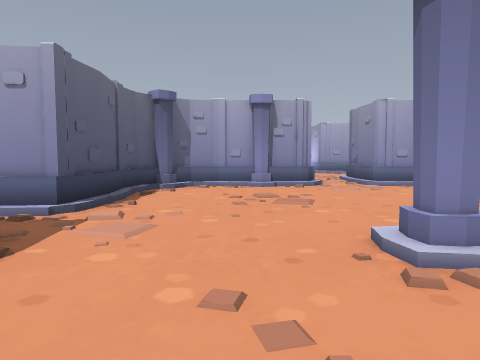
view 1 (above)

14 first-person views from a walk through a level from a Godot 3-D game. The camera is 1.4 m above the floor, tilts 4° down and sees 70° across. The floor is counted in squares, 2 m on a side. Each view is taken from the middle of a square. On the plan, view 1 faces up. The plan holds only what a view shows up to about 11 squares ahead; the rest is blank. The place goes on beyond the plan. Some surface patterns are stand-ins.

view 2
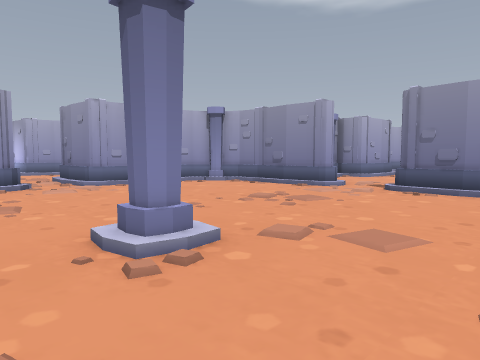

view 3
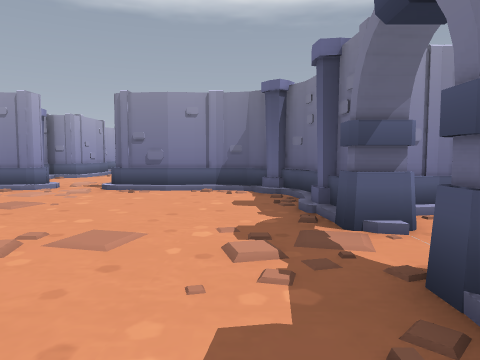

view 4
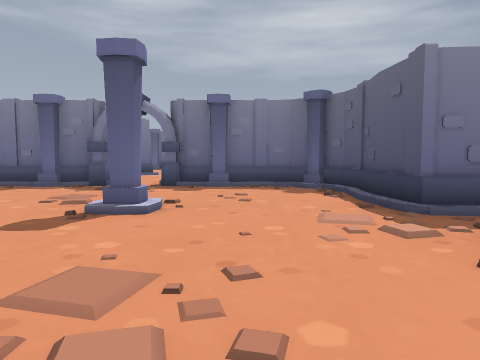

view 5
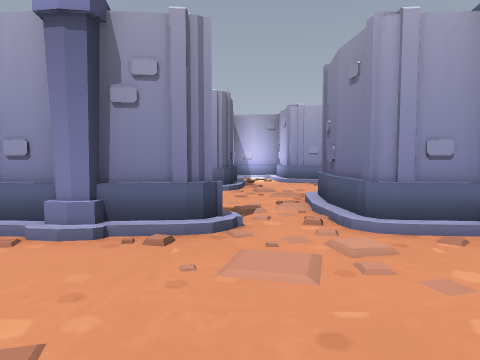

view 6
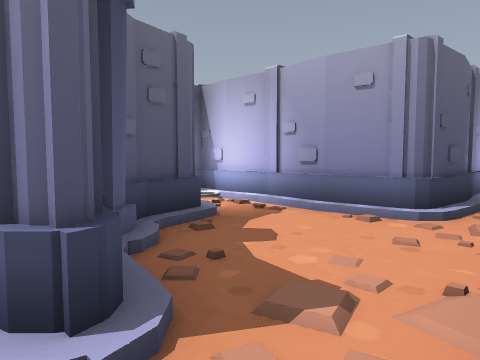

view 7
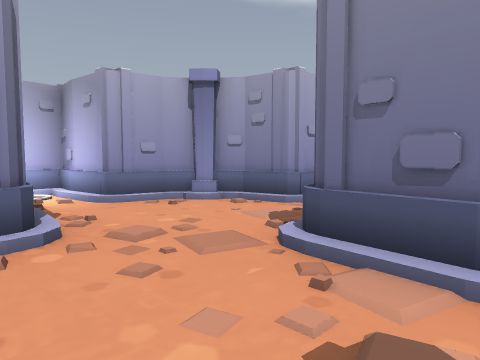

view 8
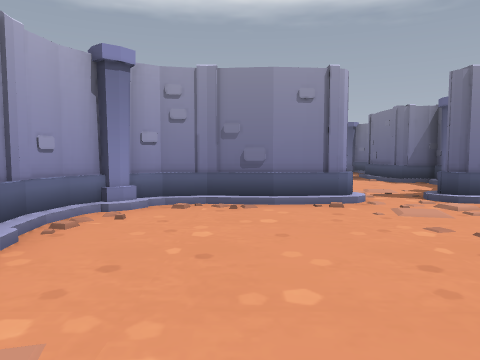

view 9
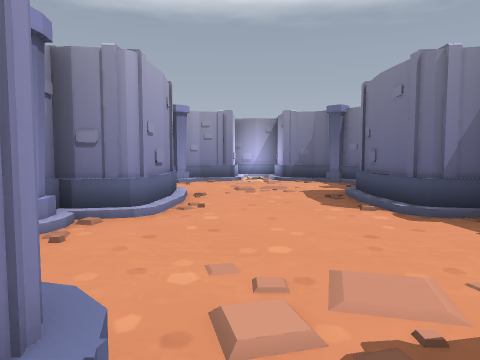

view 10
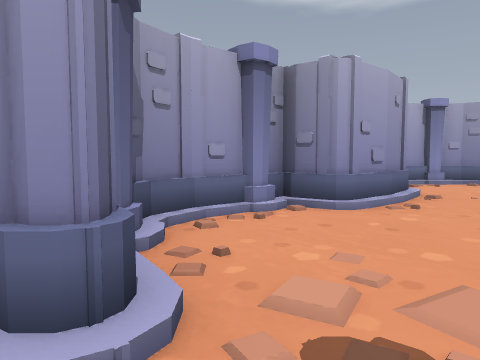

view 11
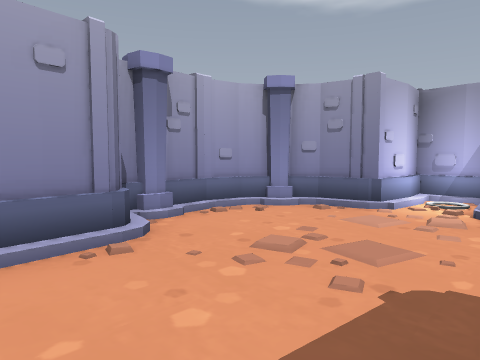

view 12
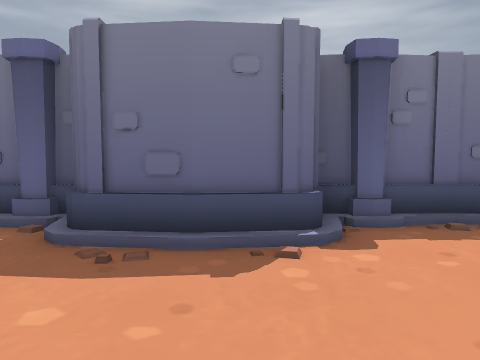

view 13
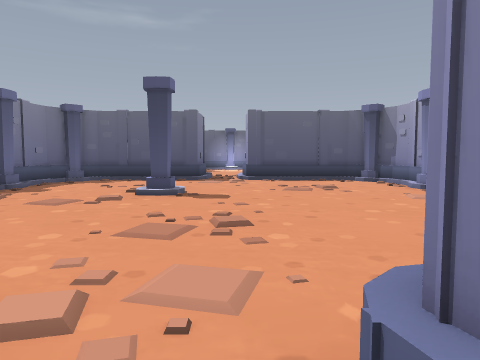

view 14
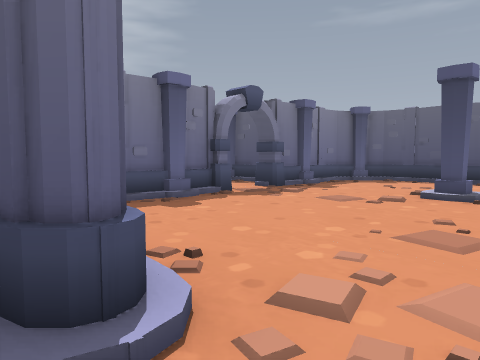

### Floor plan
Key: @ floor where view 1 was taken; # wall or solid block; x gap in a wall; . main floor; : floor 0.25 m higher than the main floor; / step, stairs or slope.
Columns run from 3 left of view 1 to 19 right of it. Each row starts with its distance up from view 1.
 16      ###
 15      #/#
 14      #/##
 13     ##..##
 12  ####/../#
 11   ...///
 10   ##../#
  9    #///##
  8  ####///###
  7 ##........##### ###
  6 #/......../##/###:###
  5 #/......../#..////..##
  4 #/........//......../##
  3 #/........//........//#
  2 #/..#...../#..////..###
  1 ##........###/###:###
  0  #.@......# ### ###
 -1  ##////:###
 -2   ###xx##
 -3     #..#
 -4     #

Where each view was taken, in squares from view 1:
view 1: 0 up, 0 right, facing up
view 2: 0 up, 0 right, facing up-right
view 3: 0 up, 0 right, facing right
view 4: 7 up, 0 right, facing down
view 5: 5 up, 2 right, facing up
view 6: 8 up, 3 right, facing up-left
view 7: 9 up, 1 right, facing up-right
view 8: 6 up, 2 right, facing right
view 9: 4 up, 7 right, facing right
view 10: 3 up, 7 right, facing up-right
view 11: 2 up, 12 right, facing up-right
view 12: 5 up, 12 right, facing down
view 13: 4 up, 8 right, facing left
view 14: 4 up, 8 right, facing down-left
